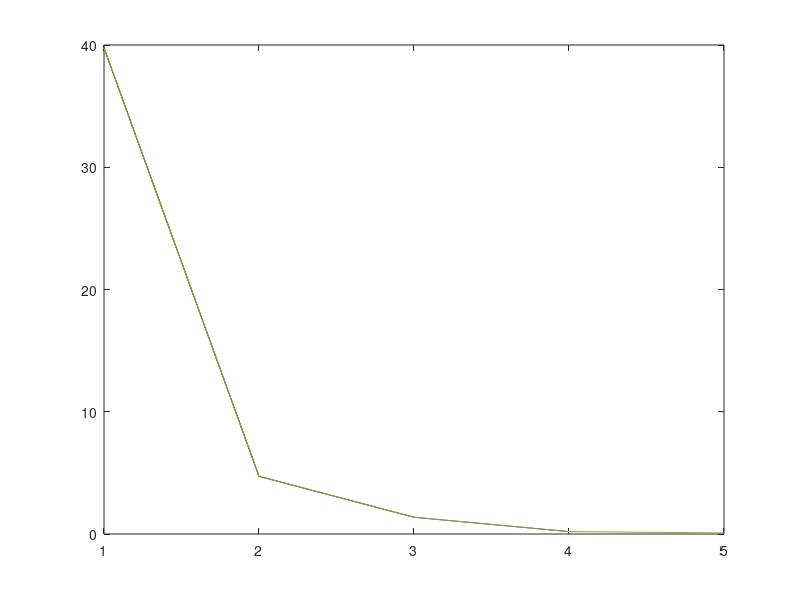
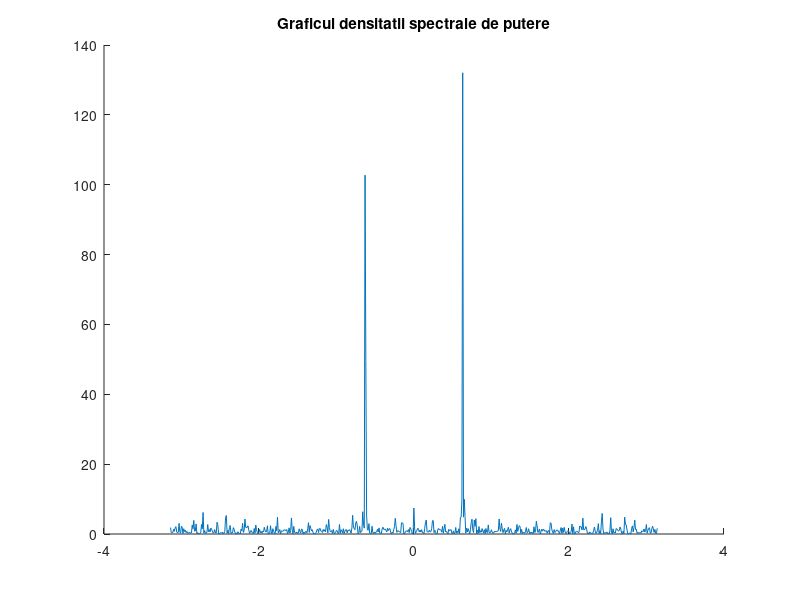
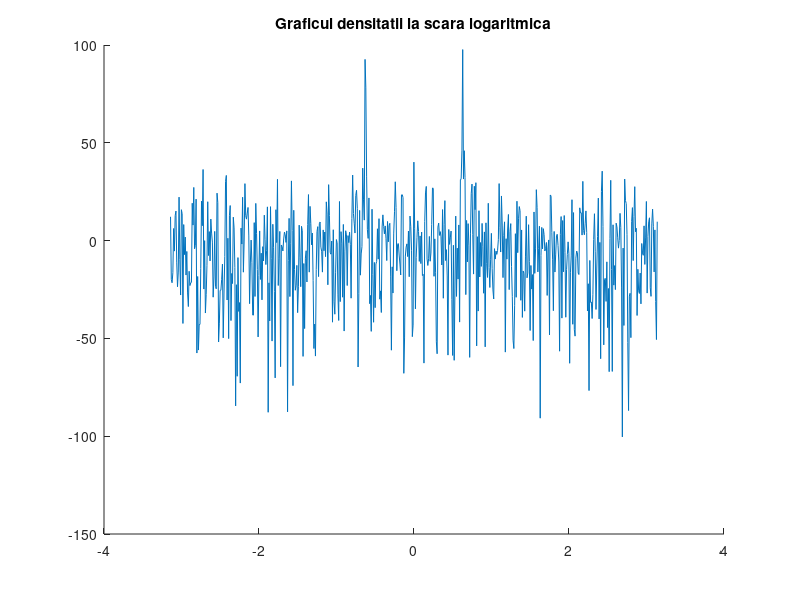
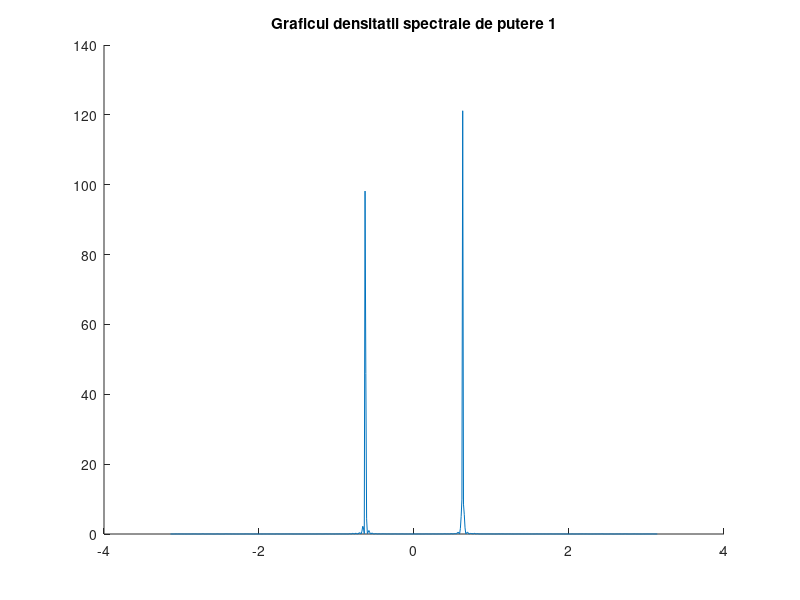

The MATLAB script that drew these images, in order:
%%

N = 480;
n = 0 : N-1;
e = randn(1, N);        %Generez semnalul zgomot alb;
omega = -pi : 0.01 : pi;
omega0 = pi/5;
x = cos(omega0 * n) + e;

%%
%Subpunctul a)

figure; hold on;
stem(n, x);
title("Reprezentarea in discret a semnalului x");
hold off;

%Observam ca este greu de estimat vizual o periodicitate a semnalului

%%
%Subpunctul b)

X1 = freqz(x, 1, omega);    %Calculez TF a semnalului
dens = (abs(X1).^2)/N ;     %densitatea spectrala de putere

figure; hold on;
plot(omega, dens)          %Graficul densitatii spectrale de putere
title("Graficul densitatii spectrale de putere")
hold off;

figure ; hold on;
plot(omega, 20*log(dens))  %Graficul densitatii in reprezentare logaritmica
title("Graficul densitatii la scara logaritmica")
hold off;

%%
%Subpunctul c)
a1 = 0.1;
a2 = 0.5;
a3 = 1;
a4 = 3;
a5 = 5;
%for a = [0.1, 0.5, 1, 3, 5]
x1_c = cos(omega0 * n) + a1*e;
x2_c = cos(omega0 * n) + a2*e;
x3_c = cos(omega0 * n) + a3*e;
x4_c = cos(omega0 * n) + a4*e;
x5_c = cos(omega0 * n) + a5*e;

X1_c = freqz(x1_c, 1, omega);    %Calculez TF 
dens1 = (abs(X1_c).^2)/N ;       %densitatea spectrala de putere

X2_c = freqz(x2_c, 1, omega);    %Calculez TF 
dens2 = (abs(X2_c).^2)/N ;       %densitatea spectrala de putere

X3_c = freqz(x3_c, 1, omega);    %Calculez TF 
dens3 = (abs(X3_c).^2)/N ;       %densitatea spectrala de putere

X4_c = freqz(x4_c, 1, omega);    %Calculez TF 
dens4 = (abs(X4_c).^2)/N ;       %densitatea spectrala de putere

X5_c = freqz(x5_c, 1, omega);    %Calculez TF 
dens5 = (abs(X5_c).^2)/N ;       %densitatea spectrala de putere


figure; hold on;
plot(omega, abs(dens1))          %Graficul densitatii spectrale de putere 1
title("Graficul densitatii spectrale de putere 1")
hold off;

figure; hold on;
plot(omega, abs(dens2))         %Graficul densitatii spectrale de putere 2
title("Graficul densitatii spectrale de putere 2")
hold off;

figure; hold on;
plot(omega, abs(dens3))          %Graficul densitatii spectrale de putere 3
title("Graficul densitatii spectrale de putere 3")
hold off;

figure; hold on;
plot(omega, abs(dens4))          %Graficul densitatii spectrale de putere 4
title("Graficul densitatii spectrale de putere 4")
hold off;

figure; hold on;
plot(omega, abs(dens5))          %Graficul densitatii spectrale de putere 4
title("Graficul densitatii spectrale de putere 5")
hold off;


%Pentru amplitudini mici , semnalul este mai puternic si se distinge mai
%usor.Amplitudinea in jurul careia pulsatia se mai poate identifica cu
%precizie este in jur de 5.

%%
%Subpunctul d)

for i = 1 : 5
    a = [0.1 0.5 1 3 5];
    xn_d = cos(omega0*n)+a(i)*e;
    rx = xcorr(xn_d, 'biased'); %secventa de autocorelatie pentru semnalul x_n
    rv = xcorr(a(i)*e, 'biased');    %secventa de autocorelatie pentru zgomot
    SNR(i) = 20*log(rx/rv);       %raport semnal zgomot
    
    figure(1)
    plot(SNR)
    hold on;
end
hold off;
